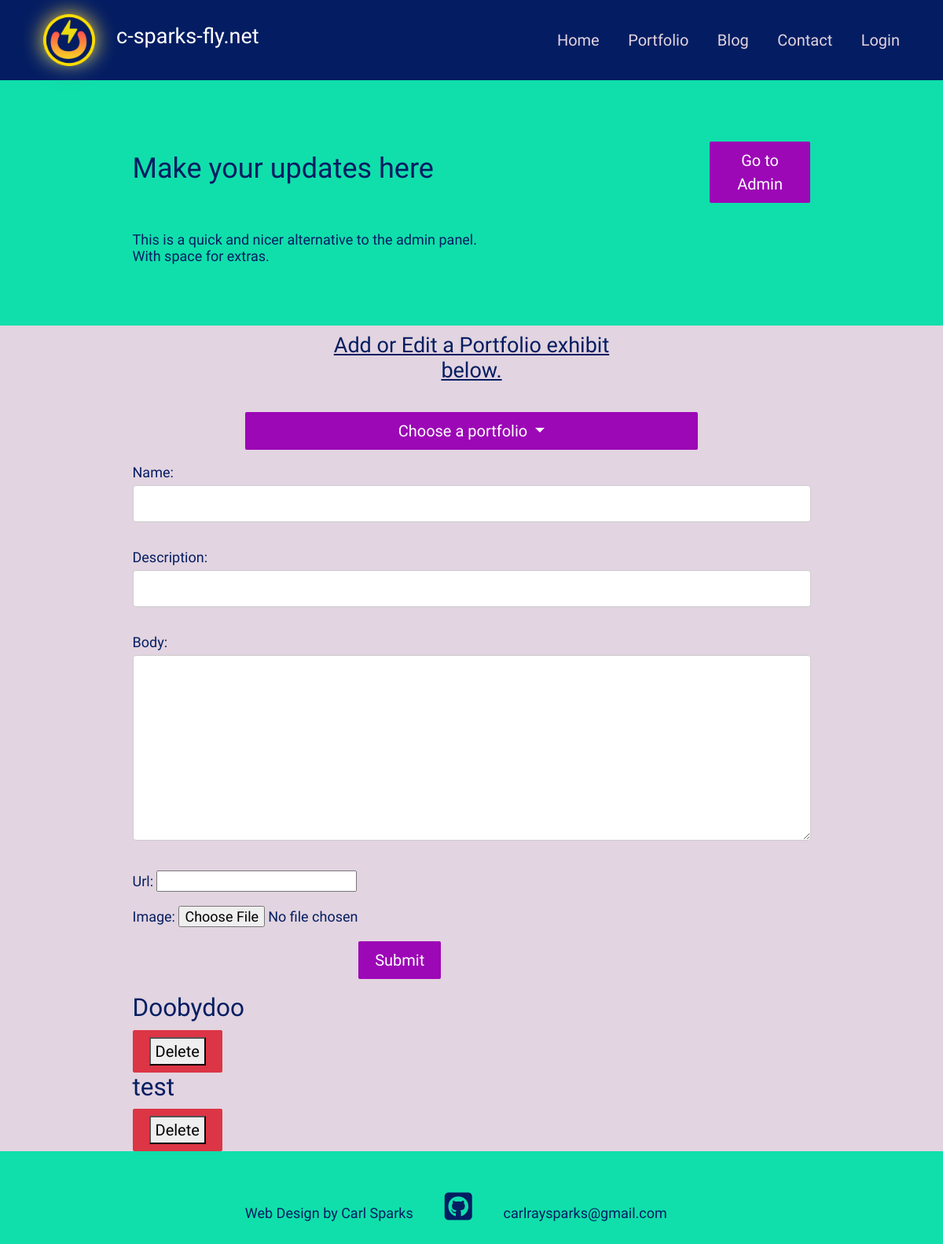
Before: /dashboard/ with the older database file.
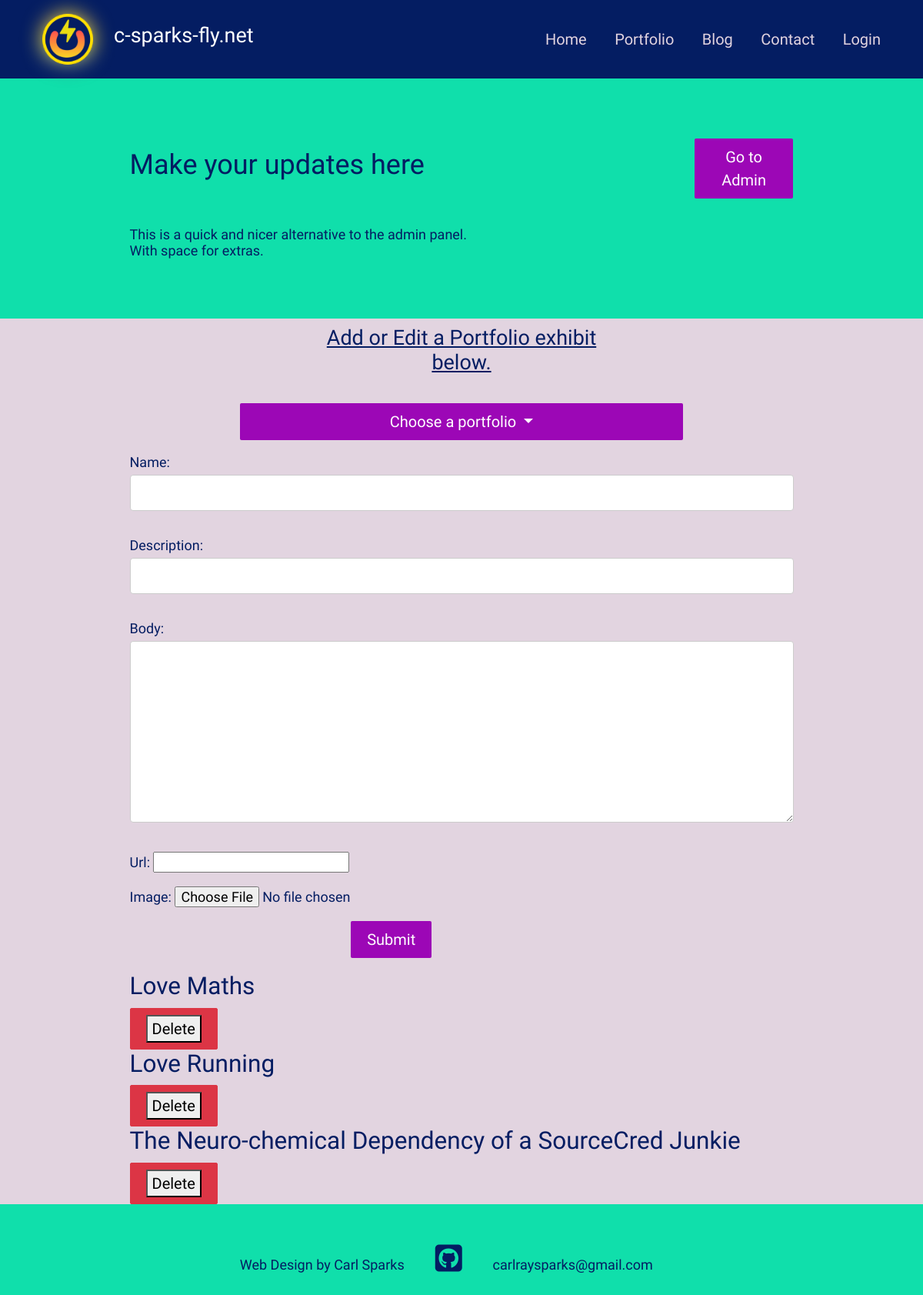
After: the same page with the newer database file.
### main/models.py (models this page shows, shortened)
class Portfolio(models.Model):
    class Meta:
         ordering = ["name"]
    created_on = models.DateTimeField(default=timezone.now)
    name = models.CharField(max_length=200, blank=True, null=True)
    description = models.CharField(max_length=500, blank=True, null=True)
    body = models.TextField(blank=True, null=True)
    image = models.ImageField(upload_to='dir_on_cloudinary', blank=True)
    url = models.URLField(blank=True, null=True)
    slug = models.SlugField(null=True, blank=True)
    is_active = models.BooleanField(default=True)

### main/views.py (the view)
# urls.py: path('dashboard/', dashboard_view, name='dashboard'),
def dashboard_view(request):
    if request.method == 'POST':
        operation = request.POST.get('operation')
        if operation == 'create':
            form = PortfolioForm(request.POST, request.FILES)
            if form.is_valid():
                form.save()
                messages.success(request, 'Portfolio item created successfully.')
                return redirect('main:dashboard')
        elif operation == 'update':
            portfolio_id = request.POST.get('portfolio_id')
            portfolio = get_object_or_404(Portfolio, pk=portfolio_id)
            form = PortfolioForm(request.POST, request.FILES, instance=portfolio)
            if form.is_valid():
                form.save()
                messages.success(request, 'Portfolio item updated successfully.')
                return redirect('main:dashboard')
    else:
        form = PortfolioForm()
    portfolios = Portfolio.objects.all()
    return render(request, 'main/dashboard.html', {'portfolios': portfolios, 'form': form})

### main/forms.py
class PortfolioForm(forms.ModelForm):
    class Meta:
        model = Portfolio
        fields = ['name', 'description', 'body', 'url', 'image']

### portfolio/context_processors.py (called while the page is built)
def project_context(request):
    context = {
        'me': User.objects.first(),
    }
    return context

### main/templates/main/dashboard.html (shortened to what this page needs)
{% extends 'main/base.html' %}
{% load static %}
{% block content %}
<section>
  <div class="innerPageBannerCol">
    <div class="container">
      <div class="row g-3 g-md-3  align-items-center">
        <div class="col-md-8">
          <div class="bannerContent">
            <h2>Make your updates here</h2>
          </div>
        </div>
        <div class="col-md-2 offset-2">
          <a href="{% url 'admin:index' %}" class="btn btnPrimary">Go to Admin</a>
        </div>
      </div>
      <div class="row pt-3">
        <p class="pt-3">This is a quick and nicer alternative to the admin panel. <br> With space for extras.</p>
      </div>
    </div>
  </div>
</section>
<section>
  <div class="lightBg">
    <div class="container-xl">
      <div class="row">
        <h4 class="col-6 offset-3 pt-2 pb-2 text-center text-decoration-underline" id="add-new-entry">Add or Edit a Portfolio exhibit below.</h4>
        <div class="dropdown">
          <button class="col-8 offset-2 mt-3 mb-3 btn btnPrimary dropdown-toggle" type="button" data-bs-toggle="dropdown" aria-expanded="false">
            Choose a portfolio
          </button>
        </div>
      </div>
      <div class="col">
        <form id="UpdatePortfoliosForm" method="POST" action="{% url 'main:dashboard' %}" enctype="multipart/form-data">
          {{ form.as_p }}
          <div class="col-4 offset-4">
              <input class="btn btnPrimary mb-3" type="submit" value="Submit">
          </div>
      </form>
  <div class="row">
      {% for portfolio in portfolios %}
    <div col-1>
        <h3>{{ portfolio.name }}</h3>
        <form class="btn btn-danger" method="post" action="{% url 'main:portfolio_delete' portfolio.id %}">
            <button type="submit">Delete</button>
        </form>
    </div>
  </div>
{% endfor %}
      </div>
    </div>
</section>
{% endblock %}

### main/templates/main/base.html (shortened to what this page needs)
{% load static %}
<!doctype html>
<html lang="en">
  <head>
    <link href="https://cdn.jsdelivr.net/npm/bootstrap@5.3.3/dist/css/bootstrap.min.css" rel="stylesheet">
    <link rel="stylesheet" href="https://unpkg.com/swiper/swiper-bundle.min.css">
    <link href="{% static 'css/style.css' %}" rel="stylesheet">
  </head>
  <body>
    {% include 'main/partials/nav.html' %}
    {% block content %}
    {% endblock %}
    {% include 'main/partials/footer.html' %}
  </body>
</html>

### main/templates/main/partials/nav.html (shortened to what this page needs)
{% load static %}
<header>
    <div class="headerCol">
    <div class="container-fluid">
        <div class="row align-items-center">
        <div class="col-1">
            <div class="logoCol solar-card media-flex"><a href="{% url 'main:home' %}"><img src="{% static 'images/logo-mini.png' %}" alt="..."></a>
        </div>
        </div>
        <div class="col-sm-3 lg-4 media-flex"><h4 style="color:rgb(255, 255, 255)">c-sparks-fly.net</h4> </div>
        <div class="col">
            <div class="navCollapseCol">
            <div class="navCol">
                <ul>
                <li><a href="{%url 'main:home'%}">Home</a></li>
                <li><a href="{%url 'main:portfolios' %}">Portfolio</a></li>
                <li><a href="{% url 'main:blogs' %}">Blog</a></li>
                <li><a href="{%url 'main:contact'%}">Contact</a></li>
                {% if user.is_authenticated %}
                    {% if user.is_superuser %}
                        <li class="nav-item">
                            <a href="{% url 'main:dashboard' %}" class="nav-link">Dashboard</a>
                        </li>
                        <li class="nav-item">
                            <form action="{% url 'logout' %}" method="post" id="logout-form">
                                {% csrf_token %}
                                <a href="#" class="nav-link" onclick="document.getElementById('logout-form').submit();">Logout</a>
                            </form>
                        </li>
                    {% else %}
                    <li class="nav-item">
                        <form action="{% url 'logout' %}" method="post" id="logout-form">
                            {% csrf_token %}
                            <a href="#" class="nav-link" onclick="document.getElementById('logout-form').submit();">Logout</a>
                        </form>
                    </li>
                    {% endif %}
                {% else %}
                    <li class="nav-item">
                        <a href="{% url 'login' %}" class="nav-link">Login</a>
                    </li>
                {% endif %}
                </ul>
            </div>
            </div>
        </div>
        </div>
    </div>
    </div>
</header>

### main/templates/main/partials/footer.html
{% load static %}
<footer>
    <div class="footerCol">
    <div class="container">
        <ul class="socialCol">
        <li><h6>Web Design by Carl Sparks</h6></li>
        <li><a href="https://github.com/Sparkeeee"><i id="github" class="fa-brands fa-square-github" alt="..."></i></a></li>
        <li><h6></h6><span class=""> <a href="mailto:carlraysparks@gmail.com">carlraysparks@gmail.com</a></span></h6></li>
        <li><h4></h4></li>
        </ul>
    </div>
    </div>
</footer>

### static/css/style.css (style rules this page uses)
:root { --primaryColor: #9C07B6; --primaryDarkColor: #3D0048; --primaryHoverColor: #900AA8; --secondaryColor: #10dfab; --baseColor: #041d62; --baseFont: 'Heebo', sans-serif; --titleFont: 'Courier Prime', monospace; --regular: 400; --medium: 500; --bold: 700; --black: 900; --lightBg: #e2d4e0; --weather-1: #89eade; --weather-2: #4ae1d0; --weather-3: #0da392; --weather-4: #0a7467; --weather-5: #0fc280; --solar-1: #f1f69a; --solar-2: #f8e624; --solar-3: #fac85c; font-size:18px; }
html { scroll-behavior: smooth; }
body { font-family: var(--baseFont); color: var(--baseColor); line-height: normal; background-color: var(--secondaryColor); }
.solar-card { aspect-ratio: 1/1; width: auto; position: relative; background-color: var(--baseColor); border-radius: 50%; }
.solar-card::before, .solar-card::after { content: ""; position: absolute; inset: 0; z-index: -1; background: linear-gradient( var(--gradient-angle), var(--baseColor), var(--solar-1), var(--solar-2), var(--solar-3), var(--solar-2)); border-radius: 50%; animation: rotation 0.2s linear infinite; }
.solar-card::after { filter: blur(0.75rem); }
ul { margin: 0; padding: 0; list-style-type: none; }
img { max-width: 100%; }
a { color: inherit; }
a, .btn { -webkit-transition: all 300ms ease-in-out 0s; -o-transition: all 300ms ease-in-out 0s; transition: all 300ms ease-in-out 0s; text-decoration: none; }
.lightBg { background-color: var(--lightBg); }
.btn { font-size: 20px; font-weight: var(--medium); padding: 8px 20px; border-radius: 2px; }
.btnPrimary { background-color: var(--primaryColor); color: var(--bs-white); }
.headerCol { background-color: var(--baseColor); padding: 18px 0; -webkit-transition: all 300ms ease-in-out 0s; -o-transition: all 300ms ease-in-out 0s; transition: all 300ms ease-in-out 0s; position: fixed; z-index: 99; left: 0; right: 0; top: 0; }
.navCol { text-align: right; }
.navCol a { font-size: 20px; color: var(--lightBg); font-weight: var(--medium); display: inline-block; }
.navCol a::before { content: ""; position: absolute; left: 50%; right: 50%; bottom: 0; height: 2px; border-radius: 2px; background-color: var(--primaryColor); -webkit-transition: all 500ms ease-in-out 0s; -o-transition: all 500ms ease-in-out 0s; transition: all 500ms ease-in-out 0s; opacity: 0; }
.navCol li { display: inline-block; }
.navCol li + li { padding-left: 32px; }
.footerCol { padding: 50px 0; text-align: center; }
.socialCol li { display: inline-block; }
.socialCol li + li { padding-left: 35px; }
#github { width: 36px; font-size: 40px; }
.innerPageBannerCol { padding: 180px 0 60px; }
@media (min-width:992px) { .container, .container-lg, .container-md, .container-sm, .container-xl, .container-xxl { max-width: 890px; } }
@media (min-width:992px) { .headerCol .container-fluid { padding-left: 30px; padding-right: 30px; } }
@media (min-width:1200px) { .headerCol .container-fluid { padding-left: 55px; padding-right: 55px; } }
#add-new-entry { text-align: center ; }
input[type=text], input[type=email], select, textarea { width: 100%; padding: 12px; border: 1px solid #ccc; border-radius: 4px; box-sizing: border-box; margin-top: 6px; margin-bottom: 16px; resize: vertical }

Changed rows visible on the page:
removed Portfolio: name "Doobydoo"
removed Portfolio: name "test"
added Portfolio: name "Love Maths"
added Portfolio: name "Love Running"
added Portfolio: name "The Neuro-chemical Dependency of a SourceCred Junkie"
